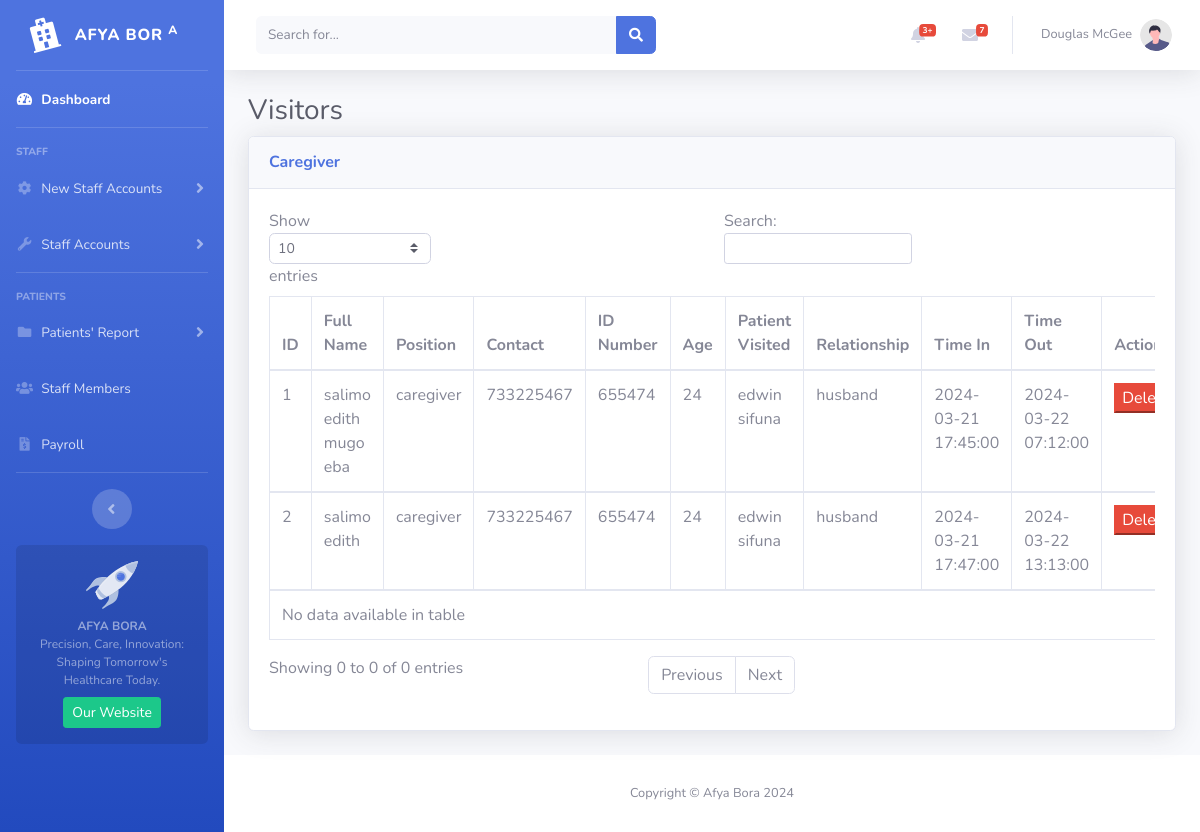
/patients_records/caregiver.php, run on the app's committed database.
### tables this page shows
CREATE TABLE `visitors` (
  `id` int NOT NULL,
  `fullname` varchar(255) NOT NULL,
  `position` varchar(255) NOT NULL,
  `contact` int NOT NULL,
  `idNumber` int NOT NULL,
  `attendPurpose` varchar(255) NOT NULL,
  `paymentMethod` varchar(255) NOT NULL,
  `age` int NOT NULL,
  `role` text NOT NULL,
  `visitPurpose` text NOT NULL,
  `patientVisitedName` text NOT NULL,
  `relationship` text NOT NULL,
  `timeIn` timestamp NULL DEFAULT CURRENT_TIMESTAMP,
  `timeOut` timestamp NOT NULL
);

### patients_records/caregiver.php (the view, shortened to what this page needs)
<!DOCTYPE html>
<html lang="en">
<head>
    <link href="../vendor/fontawesome-free/css/all.min.css" rel="stylesheet" type="text/css">
    <link href="../css/sb-admin-2.min.css" rel="stylesheet">
</head>
<body id="page-top">
    <div id="wrapper">
        <ul class="navbar-nav bg-gradient-primary sidebar sidebar-dark accordion" id="accordionSidebar">
            <a class="sidebar-brand d-flex align-items-center justify-content-center" href="index.html">
                <div class="sidebar-brand-icon rotate-n-15">
                    <i class="fas fa-hospital"></i>
                </div>
                <div class="sidebar-brand-text mx-3">AFYA BOR <sup>A</sup></div>
            </a>
            <hr class="sidebar-divider my-0">
            <li class="nav-item active">
                <a class="nav-link" href="index.html">
                    <i class="fas fa-fw fa-tachometer-alt"></i>
                    <span>Dashboard</span></a>
            </li>
            <hr class="sidebar-divider">
            <div class="sidebar-heading">
                Staff
            </div>
            <li class="nav-item">
                <a class="nav-link collapsed" href="#" data-toggle="collapse" data-target="#collapseTwo"
                    aria-expanded="true" aria-controls="collapseTwo">
                    <i class="fas fa-fw fa-cog"></i>
                    <span>New Staff Accounts</span>
                </a>
            </li>
            <li class="nav-item">
                <a class="nav-link collapsed" href="#" data-toggle="collapse" data-target="#collapseUtilities"
                    aria-expanded="true" aria-controls="collapseUtilities">
                    <i class="fas fa-fw fa-wrench"></i>
                    <span>Staff Accounts</span>
                </a>
            </li>
            <hr class="sidebar-divider">
            <div class="sidebar-heading">
                Patients
            </div>
            <li class="nav-item">
                <a class="nav-link collapsed" href="#" data-toggle="collapse" data-target="#collapsePages"
                    aria-expanded="true" aria-controls="collapsePages">
                    <i class="fas fa-fw fa-folder"></i>
                    <span>Patients' Report</span>
                </a>
            </li>
            <li class="nav-item">
                <a class="nav-link" href="patients_records/staff_members.html">
                    <i class="fas fa-users fa-fw"></i>
                    <span>Staff Members</span></a>
            </li>
            <li class="nav-item">
                <a class="nav-link" href="patients_records/payroll.html">
                    <i class="fas fa-file-invoice-dollar fa-fw"></i>
                    <span>Payroll</span></a>
            </li>
            <hr class="sidebar-divider d-none d-md-block">
            <div class="text-center d-none d-md-inline">
                <button class="rounded-circle border-0" id="sidebarToggle"></button>
            </div>
            <div class="sidebar-card d-none d-lg-flex">
                <img class="sidebar-card-illustration mb-2" src="../img/undraw_rocket.svg" alt="...">
                <p class="text-center mb-2"><strong>AFYA BORA</strong> <br>Precision, Care, Innovation: Shaping Tomorrow's Healthcare Today.</p>
                <a class="btn btn-success btn-sm" href="#">Our Website</a>
            </div>
        </ul>
        <div id="content-wrapper" class="d-flex flex-column">
            <div id="content">
                <nav class="navbar navbar-expand navbar-light bg-white topbar mb-4 static-top shadow">
                    <form
                        class="d-none d-sm-inline-block form-inline mr-auto ml-md-3 my-2 my-md-0 mw-100 navbar-search">
                        <div class="input-group">
                            <input type="text" class="form-control bg-light border-0 small" placeholder="Search for..."
                                aria-label="Search" aria-describedby="basic-addon2">
                            <div class="input-group-append">
                                <button class="btn btn-primary" type="button">
                                    <i class="fas fa-search fa-sm"></i>
                                </button>
                            </div>
                        </div>
                    </form>
                    <ul class="navbar-nav ml-auto">
                        <li class="nav-item dropdown no-arrow mx-1">
                            <a class="nav-link dropdown-toggle" href="#" id="alertsDropdown" role="button"
                                data-toggle="dropdown" aria-haspopup="true" aria-expanded="false">
                                <i class="fas fa-bell fa-fw"></i>
                                <span class="badge badge-danger badge-counter">3+</span>
                            </a>
                        </li>
                        <li class="nav-item dropdown no-arrow mx-1">
                            <a class="nav-link dropdown-toggle" href="#" id="messagesDropdown" role="button"
                                data-toggle="dropdown" aria-haspopup="true" aria-expanded="false">
                                <i class="fas fa-envelope fa-fw"></i>
                                <span class="badge badge-danger badge-counter">7</span>
                            </a>
                        </li>
                        <li class="nav-item dropdown no-arrow">
                            <a class="nav-link dropdown-toggle" href="#" id="userDropdown" role="button"
                                data-toggle="dropdown" aria-haspopup="true" aria-expanded="false">
                                <span class="mr-2 d-none d-lg-inline text-gray-600 small">Douglas McGee</span>
                                <img class="img-profile rounded-circle"
                                    src="../img/undraw_profile.svg">
                            </a>
                        </li>
                    </ul>
                </nav>
                    <div class="container-fluid">
                        <h1 class="h3 mb-2 text-gray-800">Visitors</h1>
                        <div class="card shadow mb-4">
                            <div class="card-header py-3">
                                <h6 class="m-0 font-weight-bold text-primary">Caregiver</h6>
                            </div>
                            <div class="card-body">
                                <div class="table-responsive">
                                    <table class="table table-bordered" id="dataTable" width="100%" cellspacing="0">
                                        <thead>
<?php
require('../database/config.php');
$sql = "SELECT * FROM visitors WHERE position = 'caregiver'";
$result = mysqli_query($conn, $sql);
if (mysqli_num_rows($result) > 0) {
    echo "<tr>";
    echo "<th>ID</th>";
    echo "<th>Full Name</th>";
    echo "<th>Position</th>";
    echo "<th>Contact</th>";
    echo "<th>ID Number</th>";
    echo "<th>Age</th>";
    echo "<th>Patient Visited</th>";
    echo "<th>Relationship</th>";
    echo "<th>Time In</th>";
    echo "<th>Time Out</th>";
    echo "<th>Actions</th>";
    echo "</tr>";
    $count = 1;
    while ($row = mysqli_fetch_assoc($result)) {
        echo "<tr>";
        echo "<td>" . $count . "</td>";
        echo "<td>" . $row['fullname'] . "</td>";
        echo "<td>" . $row['position'] . "</td>";
        echo "<td>" . $row['contact'] . "</td>";
        echo "<td>" . $row['idNumber'] . "</td>";
        echo "<td>" . $row['age'] . "</td>";
        echo "<td>" . $row['patientVisitedName'] . "</td>";
        echo "<td>" . $row['relationship'] . "</td>";
        echo "<td>" . $row['timeIn'] . "</td>";
        echo "<td>" . $row['timeOut'] . "</td>";
        echo "<td>";
        echo '<form method="post" onsubmit="return confirm(\'Are you sure you want to delete this record?\')">';
        echo '<button type="submit" class="btn-danger" name="delete">Delete</button>';
        echo "</form>";
        echo "</td>";
        echo "</tr>";
        $count++;
    }
    echo "</table>";
} else {
    echo "No records found.";
}
?>
                                </div>
                            </div>
                        </div>
                </div>
            </div>
            <footer class="sticky-footer bg-white">
                <div class="container my-auto">
                    <div class="copyright text-center my-auto">
                        <span>Copyright &copy; Afya Bora 2024</span>
                    </div>
                </div>
            </footer>
        </div>
    </div>
</body>
</html>

### data on the page
visitors: fullname "salimo edith mugo eba", position "caregiver", contact "733225467", idNumber "655474", age "24", patientVisitedName "edwin sifuna", relationship "husband", timeIn "2024-03-21 17:45:00", timeOut "2024-03-22 07:12:00"
visitors: fullname "salimo edith", position "caregiver", contact "733225467", idNumber "655474", age "24", patientVisitedName "edwin sifuna", relationship "husband", timeIn "2024-03-21 17:47:00", timeOut "2024-03-22 13:13:00"
